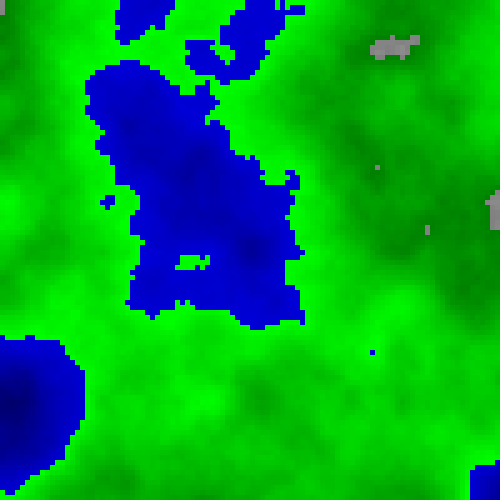
Frame 1 (no input)
Frame 60 (no input): identical to frame 1, image omitted
Frame 120 (the mouse pressed at the canvas centre since frame 60): identical to frame 1, image omitted

The p5.js sketch that drew this single still picture (run headless with seeded random() and noise() and a simulated clock; from frame 60 on, the mouse is pressed at the canvas centre):

// p5.js sketch
// ── sketch.js
let xOffset = 0;
let yOffset = 0;
let scalingFactor = 0.005;

function setup() {
  createCanvas(500,500);
  noiseDetail(24);
  drawWorld();
}

function draw() {
  if (keyIsDown(RIGHT_ARROW)) {
    // update our offset and redraw the world
    xOffset += 15;
    drawWorld();
  }
  if (keyIsDown(LEFT_ARROW)) {
    // update our offset and redraw the world
    xOffset -= 15;
    drawWorld();
  }
  if (keyIsDown(UP_ARROW)) {
    // update our offset and redraw the world
    yOffset -= 15;
    drawWorld();
  }
  if (keyIsDown(DOWN_ARROW)) {
    // update our offset and redraw the world
    yOffset += 15;
    drawWorld();
  }
}


// draw the world by sampling the 2D perlin noise landscape
function drawWorld() {
  background(0);

  for (let x = 0; x < width; x+=5) {
    for (let y = 0; y < height; y+=5) {
      let noiseValue = noise( (x+xOffset)*scalingFactor, (y+yOffset)*scalingFactor);
      // turn this into a map!
      // water
      let c;
      if (noiseValue < 0.4) {
        c = map(noiseValue, 0, 0.5, 64, 255)
        fill(0,0,c);
      }
      // grasslands
      else if (noiseValue < 0.7) {
        c = map(noiseValue, 0.4, 0.7, 255, 128)
        fill(0,c,0);
      }
      // mountains
      else {
        c = map(noiseValue, 0.7, 1.0, 128, 255)
        fill(c);
      }
      noStroke();
      rect(x,y,10,10);
    }
  }
}
